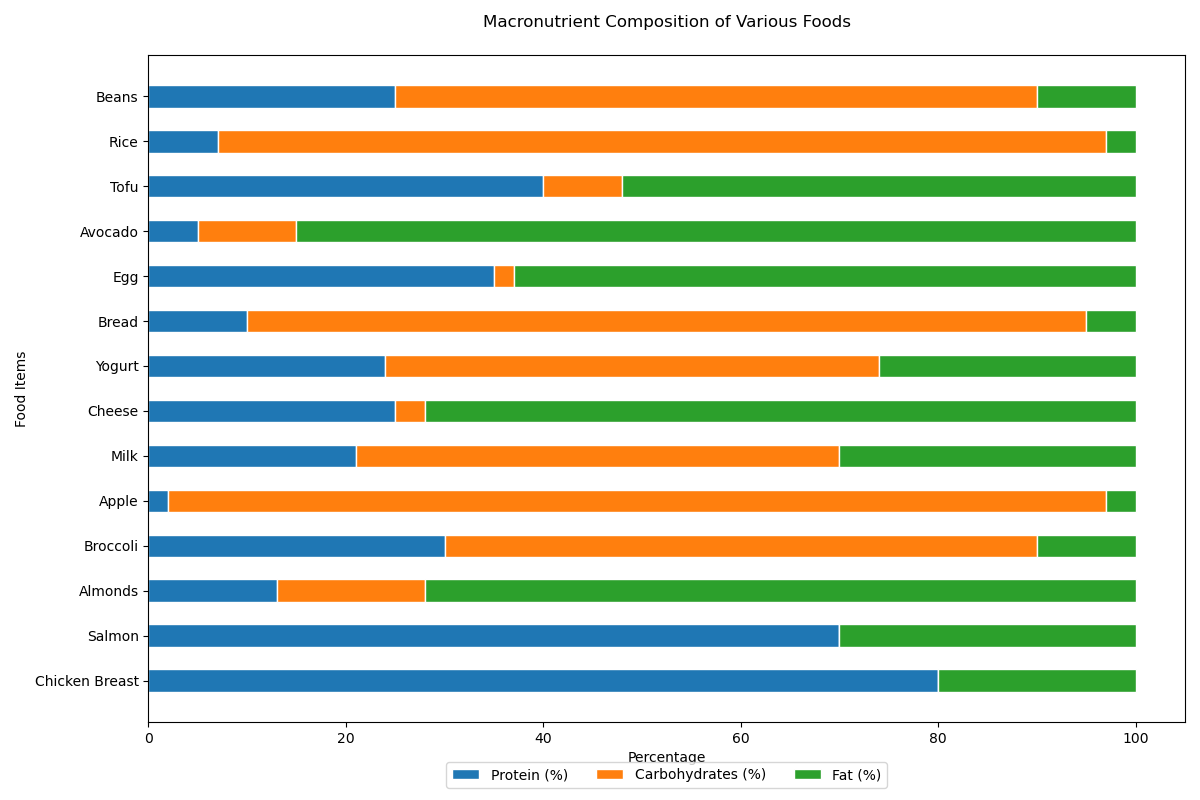

Here is the Python script that generated this plot:

import matplotlib.pyplot as plt
import numpy as np

# Data
categories = ['Chicken Breast', 'Salmon', 'Almonds', 'Broccoli', 'Apple', 'Milk', 'Cheese', 'Yogurt', 'Bread', 'Egg', 'Avocado', 'Tofu', 'Rice', 'Beans']
protein = [80, 70, 13, 30, 2, 21, 25, 24, 10, 35, 5, 40, 7, 25]
carbohydrates = [0, 0, 15, 60, 95, 49, 3, 50, 85, 2, 10, 8, 90, 65]
fat = [20, 30, 72, 10, 3, 30, 72, 26, 5, 63, 85, 52, 3, 10]

# Parameters
bar_width = 0.5
fig_width = 12
fig_height = 8

# Colors
colors = ['#1f77b4', '#ff7f0e', '#2ca02c']

# Stack bar chart
fig, ax = plt.subplots(figsize=(fig_width, fig_height))
bar1 = np.array(protein)
bar2 = np.array(carbohydrates)
bar3 = np.array(fat)

bars = np.vstack([bar1, bar2, bar3])
category_positions = np.arange(len(categories))

# Create the bars
ax.barh(category_positions, bars[0], color=colors[0], edgecolor='white', height=bar_width, label='Protein (%)')
ax.barh(category_positions, bars[1], left=bars[0], color=colors[1], edgecolor='white', height=bar_width, label='Carbohydrates (%)')
ax.barh(category_positions, bars[2], left=bars[0]+bars[1], color=colors[2], edgecolor='white', height=bar_width, label='Fat (%)')

# Y-axis labels
ax.set_yticks(category_positions)
ax.set_yticklabels(categories)

# Chart title and labels
ax.set_title('Macronutrient Composition of Various Foods', pad=20)
ax.set_xlabel('Percentage')
ax.set_ylabel('Food Items')

# Legend
ax.legend(loc='upper center', bbox_to_anchor=(0.5, -0.05), ncol=3)

# Layout
plt.tight_layout()

# Show the plot
plt.show()
